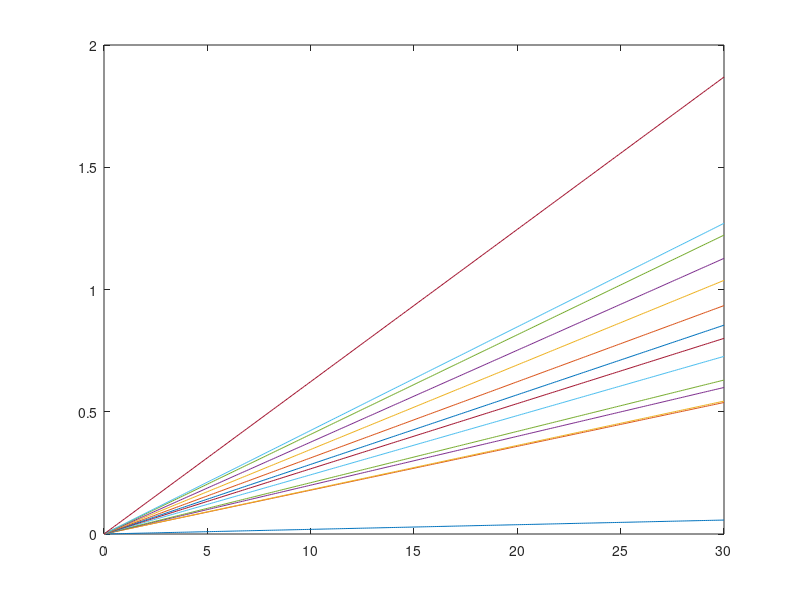

The MATLAB script that drew this image: (Note: this script raises an error after producing the figure.)
%computes filter shift
lambda=[380.3   448.25 452.97 499.4  524.7  605.4  666.8  711.8  778.5  864.4  939.5  1018.7 1059   1557.5];
shift =[5e-6     4e-5   4e-5   4e-5  4e-5   4e-5   4e-5   4e-5   4e-5   4e-5   4e-5   4e-5   4e-5   4e-5  ];
T=[0:0.1:30];

shift=lambda.*shift;
shift=(ones(14,1)*T).*(ones(301,1)*shift)'

figure(1)
plot(T,shift)
figure(2)
dtau_r=rayleigh((ones(301,1)*lambda)'/1e3+shift/1e3,1013.25,5)-rayleigh((ones(301,1)*lambda)'/1e3,1013.25,5)
plot(T,dtau_r)